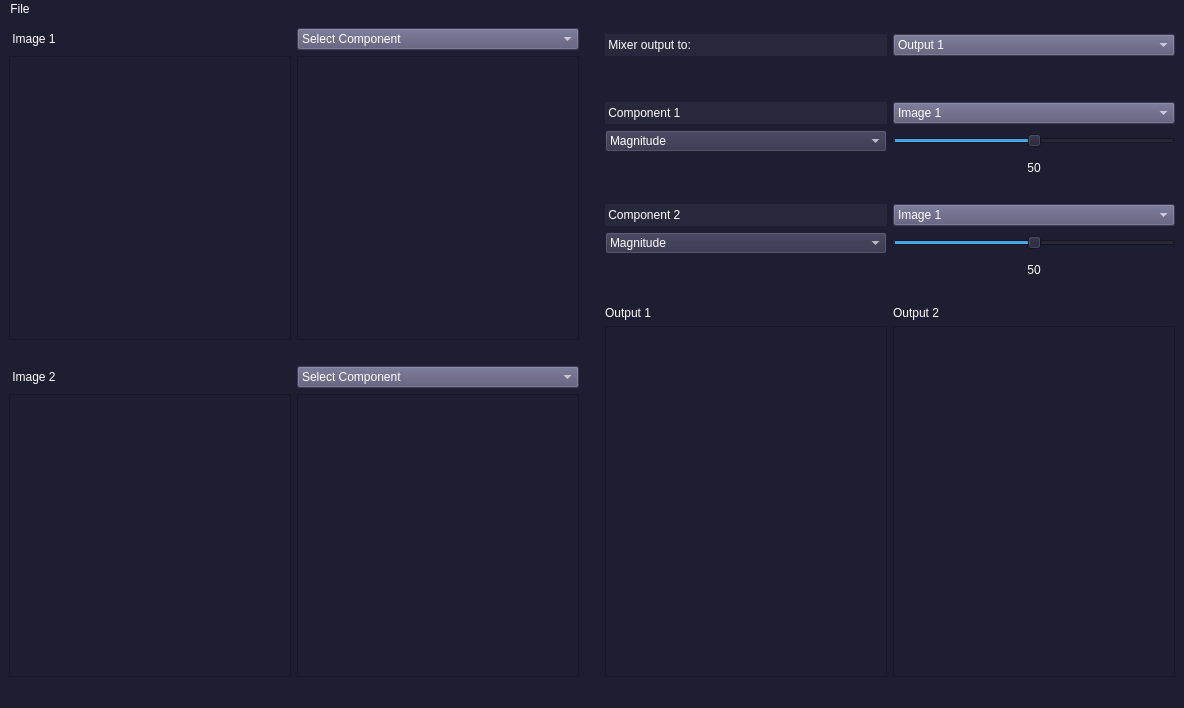
<?xml version="1.0" encoding="UTF-8"?>
<ui version="4.0">
 <class>MainWindow</class>
 <widget class="QMainWindow" name="MainWindow">
  <property name="geometry">
   <rect>
    <x>0</x>
    <y>0</y>
    <width>1184</width>
    <height>708</height>
   </rect>
  </property>
  <property name="windowTitle">
   <string>MainWindow</string>
  </property>
  <property name="styleSheet">
   <string notr="true">color: rgb(255, 255, 255);
background-color: rgb(30, 30, 50);</string>
  </property>
  <widget class="QWidget" name="centralwidget">
   <layout class="QGridLayout" name="gridLayout_2">
    <item row="1" column="0">
     <spacer name="horizontalSpacer_4">
      <property name="orientation">
       <enum>Qt::Horizontal</enum>
      </property>
      <property name="sizeHint" stdset="0">
       <size>
        <width>40</width>
        <height>20</height>
       </size>
      </property>
     </spacer>
    </item>
    <item row="0" column="1" rowspan="3">
     <spacer name="verticalSpacer">
      <property name="orientation">
       <enum>Qt::Vertical</enum>
      </property>
      <property name="sizeHint" stdset="0">
       <size>
        <width>20</width>
        <height>40</height>
       </size>
      </property>
     </spacer>
    </item>
    <item row="2" column="0">
     <layout class="QGridLayout" name="img2_layout">
      <item row="1" column="0">
       <widget class="ImageView" name="fixedDisplay_2"/>
      </item>
      <item row="1" column="1">
       <widget class="ImageView" name="selectedDisplay_2"/>
      </item>
      <item row="0" column="0">
       <widget class="QLabel" name="image2_label">
        <property name="styleSheet">
         <string notr="true">font: 75 9pt &quot;MS Shell Dlg 2&quot;;</string>
        </property>
        <property name="text">
         <string> Image 2</string>
        </property>
       </widget>
      </item>
      <item row="0" column="1">
       <widget class="QComboBox" name="displaySelection_Menu2">
        <property name="styleSheet">
         <string notr="true">background-color: rgb(84, 84, 116);

font: 9pt &quot;MS Shell Dlg 2&quot;;</string>
        </property>
        <item>
         <property name="text">
          <string>Select Component</string>
         </property>
        </item>
        <item>
         <property name="text">
          <string>FT Magnitude</string>
         </property>
        </item>
        <item>
         <property name="text">
          <string>FT Phase</string>
         </property>
        </item>
        <item>
         <property name="text">
          <string>FT Real component</string>
         </property>
        </item>
        <item>
         <property name="text">
          <string>FT Imaginary component</string>
         </property>
        </item>
       </widget>
      </item>
     </layout>
    </item>
    <item row="0" column="0">
     <layout class="QGridLayout" name="img1_layout">
      <item row="0" column="0">
       <widget class="QLabel" name="image1_label">
        <property name="styleSheet">
         <string notr="true">font: 75 9pt &quot;MS Shell Dlg 2&quot;;</string>
        </property>
        <property name="text">
         <string> Image 1</string>
        </property>
       </widget>
      </item>
      <item row="1" column="0">
       <widget class="ImageView" name="fixedDisplay_1"/>
      </item>
      <item row="0" column="1">
       <widget class="QComboBox" name="displaySelection_Menu1">
        <property name="styleSheet">
         <string notr="true">background-color: rgb(84, 84, 116);
font: 9pt &quot;MS Shell Dlg 2&quot;;</string>
        </property>
        <item>
         <property name="text">
          <string>Select Component</string>
         </property>
        </item>
        <item>
         <property name="text">
          <string>FT Magnitude</string>
         </property>
        </item>
        <item>
         <property name="text">
          <string>FT Phase</string>
         </property>
        </item>
        <item>
         <property name="text">
          <string>FT Real component</string>
         </property>
        </item>
        <item>
         <property name="text">
          <string>FT Imaginary component</string>
         </property>
        </item>
       </widget>
      </item>
      <item row="1" column="1">
       <widget class="ImageView" name="selectedDisplay_1"/>
      </item>
     </layout>
    </item>
    <item row="0" column="2" rowspan="3">
     <layout class="QGridLayout" name="Output_layout">
      <item row="23" column="1">
       <widget class="QLabel" name="output2_label">
        <property name="text">
         <string>Output 2</string>
        </property>
       </widget>
      </item>
      <item row="23" column="0">
       <widget class="QLabel" name="output1_label">
        <property name="text">
         <string>Output 1</string>
        </property>
       </widget>
      </item>
      <item row="2" column="0" colspan="2">
       <spacer name="horizontalSpacer_2">
        <property name="orientation">
         <enum>Qt::Horizontal</enum>
        </property>
        <property name="sizeType">
         <enum>QSizePolicy::Expanding</enum>
        </property>
        <property name="sizeHint" stdset="0">
         <size>
          <width>40</width>
          <height>20</height>
         </size>
        </property>
       </spacer>
      </item>
      <item row="24" column="0">
       <widget class="ImageView" name="output1_Display"/>
      </item>
      <item row="24" column="1">
       <widget class="ImageView" name="output2_Display"/>
      </item>
      <item row="5" column="1">
       <widget class="QComboBox" name="Comp1_ImageMenu">
        <property name="styleSheet">
         <string notr="true">background-color: rgb(84, 84, 116);
color: rgb(255, 255, 255);
font: 9pt &quot;MS Shell Dlg 2&quot;;</string>
        </property>
        <item>
         <property name="text">
          <string>Image 1</string>
         </property>
        </item>
        <item>
         <property name="text">
          <string>Image 2</string>
         </property>
        </item>
       </widget>
      </item>
      <item row="1" column="1">
       <widget class="QComboBox" name="Output_menu">
        <property name="styleSheet">
         <string notr="true">color: rgb(255, 255, 255);
background-color: rgb(84, 84, 116);
font: 10pt &quot;MS Shell Dlg 2&quot;;</string>
        </property>
        <item>
         <property name="text">
          <string>Output 1</string>
         </property>
        </item>
        <item>
         <property name="text">
          <string>Output 2</string>
         </property>
        </item>
       </widget>
      </item>
      <item row="12" column="1">
       <widget class="QComboBox" name="Comp2_ImageMenu">
        <property name="styleSheet">
         <string notr="true">background-color: rgb(84, 84, 116);
color: rgb(255, 255, 255);
font: 9pt &quot;MS Shell Dlg 2&quot;;</string>
        </property>
        <item>
         <property name="text">
          <string>Image 1 </string>
         </property>
        </item>
        <item>
         <property name="text">
          <string>Image 2</string>
         </property>
        </item>
       </widget>
      </item>
      <item row="13" column="0">
       <widget class="QComboBox" name="Comp2_Menu">
        <property name="styleSheet">
         <string notr="true">color: rgb(255, 255, 255);
background-color: rgb(45, 45, 70);
</string>
        </property>
        <item>
         <property name="text">
          <string>Magnitude</string>
         </property>
        </item>
        <item>
         <property name="text">
          <string>Phase</string>
         </property>
        </item>
        <item>
         <property name="text">
          <string>Real</string>
         </property>
        </item>
        <item>
         <property name="text">
          <string>Imaginary</string>
         </property>
        </item>
        <item>
         <property name="text">
          <string>Uniform magnitude</string>
         </property>
        </item>
        <item>
         <property name="text">
          <string>Uniform phase</string>
         </property>
        </item>
       </widget>
      </item>
      <item row="21" column="0" colspan="2">
       <spacer name="horizontalSpacer_7">
        <property name="orientation">
         <enum>Qt::Horizontal</enum>
        </property>
        <property name="sizeHint" stdset="0">
         <size>
          <width>40</width>
          <height>20</height>
         </size>
        </property>
       </spacer>
      </item>
      <item row="7" column="1">
       <widget class="QSlider" name="Comp1_Slider">
        <property name="maximum">
         <number>100</number>
        </property>
        <property name="value">
         <number>50</number>
        </property>
        <property name="orientation">
         <enum>Qt::Horizontal</enum>
        </property>
       </widget>
      </item>
      <item row="13" column="1">
       <widget class="QSlider" name="Comp2_Slider">
        <property name="maximum">
         <number>100</number>
        </property>
        <property name="value">
         <number>50</number>
        </property>
        <property name="orientation">
         <enum>Qt::Horizontal</enum>
        </property>
       </widget>
      </item>
      <item row="10" column="0" colspan="2">
       <spacer name="horizontalSpacer_5">
        <property name="orientation">
         <enum>Qt::Horizontal</enum>
        </property>
        <property name="sizeType">
         <enum>QSizePolicy::Expanding</enum>
        </property>
        <property name="sizeHint" stdset="0">
         <size>
          <width>40</width>
          <height>20</height>
         </size>
        </property>
       </spacer>
      </item>
      <item row="7" column="0">
       <widget class="QComboBox" name="Comp1_Menu">
        <property name="styleSheet">
         <string notr="true">color: rgb(255, 255, 255);
background-color: rgb(45, 45, 70);</string>
        </property>
        <property name="editable">
         <bool>false</bool>
        </property>
        <item>
         <property name="text">
          <string>Magnitude</string>
         </property>
        </item>
        <item>
         <property name="text">
          <string>Phase</string>
         </property>
        </item>
        <item>
         <property name="text">
          <string>Real</string>
         </property>
        </item>
        <item>
         <property name="text">
          <string>Imaginary</string>
         </property>
        </item>
        <item>
         <property name="text">
          <string>Uniform magnitude</string>
         </property>
        </item>
        <item>
         <property name="text">
          <string>Uniform phase</string>
         </property>
        </item>
       </widget>
      </item>
      <item row="19" column="0" colspan="2">
       <layout class="QFormLayout" name="formLayout_3"/>
      </item>
      <item row="0" column="0">
       <widget class="QFrame" name="frame">
        <property name="frameShape">
         <enum>QFrame::StyledPanel</enum>
        </property>
        <property name="frameShadow">
         <enum>QFrame::Raised</enum>
        </property>
       </widget>
      </item>
      <item row="3" column="0" colspan="2">
       <spacer name="horizontalSpacer">
        <property name="orientation">
         <enum>Qt::Horizontal</enum>
        </property>
        <property name="sizeHint" stdset="0">
         <size>
          <width>40</width>
          <height>20</height>
         </size>
        </property>
       </spacer>
      </item>
      <item row="9" column="0">
       <spacer name="horizontalSpacer_6">
        <property name="orientation">
         <enum>Qt::Horizontal</enum>
        </property>
        <property name="sizeHint" stdset="0">
         <size>
          <width>40</width>
          <height>20</height>
         </size>
        </property>
       </spacer>
      </item>
      <item row="9" column="1">
       <widget class="QLabel" name="label">
        <property name="styleSheet">
         <string notr="true">color: rgb(255, 255, 255);</string>
        </property>
        <property name="text">
         <string>50</string>
        </property>
        <property name="alignment">
         <set>Qt::AlignCenter</set>
        </property>
       </widget>
      </item>
      <item row="20" column="0">
       <spacer name="horizontalSpacer_3">
        <property name="orientation">
         <enum>Qt::Horizontal</enum>
        </property>
        <property name="sizeHint" stdset="0">
         <size>
          <width>40</width>
          <height>20</height>
         </size>
        </property>
       </spacer>
      </item>
      <item row="20" column="1">
       <widget class="QLabel" name="label_2">
        <property name="text">
         <string>50</string>
        </property>
        <property name="alignment">
         <set>Qt::AlignCenter</set>
        </property>
       </widget>
      </item>
      <item row="1" column="0">
       <widget class="QLabel" name="label_3">
        <property name="styleSheet">
         <string notr="true">background-color: rgb(40, 40, 60);
font: 13pt &quot;Ubuntu&quot;;</string>
        </property>
        <property name="text">
         <string> Mixer output to:</string>
        </property>
       </widget>
      </item>
      <item row="5" column="0">
       <widget class="QLabel" name="label_4">
        <property name="styleSheet">
         <string notr="true">background-color: rgb(40, 40, 60);
font: 13pt &quot;Ubuntu&quot;;</string>
        </property>
        <property name="text">
         <string> Component 1</string>
        </property>
       </widget>
      </item>
      <item row="12" column="0">
       <widget class="QLabel" name="label_5">
        <property name="styleSheet">
         <string notr="true">background-color: rgb(40, 40, 60);
font: 13pt &quot;Ubuntu&quot;;</string>
        </property>
        <property name="text">
         <string> Component 2</string>
        </property>
       </widget>
      </item>
     </layout>
    </item>
   </layout>
  </widget>
  <widget class="QMenuBar" name="menubar">
   <property name="geometry">
    <rect>
     <x>0</x>
     <y>0</y>
     <width>1184</width>
     <height>26</height>
    </rect>
   </property>
   <property name="styleSheet">
    <string notr="true">selection-background-color: rgb(67, 67, 75);</string>
   </property>
   <widget class="QMenu" name="menuFILE">
    <property name="styleSheet">
     <string notr="true">color: rgb(255, 255, 255);
selection-background-color: rgb(8, 8, 8);
background-color: rgb(50, 50, 70);</string>
    </property>
    <property name="title">
     <string>File</string>
    </property>
    <addaction name="actionNewWindow"/>
    <addaction name="actionOpenImgs"/>
    <addaction name="actionClear"/>
    <addaction name="Close"/>
   </widget>
   <addaction name="menuFILE"/>
  </widget>
  <widget class="QStatusBar" name="statusbar"/>
  <action name="actionOpenImgs">
   <property name="text">
    <string>Open Images</string>
   </property>
   <property name="shortcut">
    <string>Ctrl+1</string>
   </property>
  </action>
  <action name="actionClear">
   <property name="text">
    <string>Clear</string>
   </property>
   <property name="shortcut">
    <string>Ctrl+C</string>
   </property>
  </action>
  <action name="actionNewWindow">
   <property name="text">
    <string>New Window</string>
   </property>
   <property name="shortcut">
    <string>Ctrl+N</string>
   </property>
  </action>
  <action name="actionPrint_to_PDF">
   <property name="text">
    <string>Print to PDF</string>
   </property>
   <property name="shortcut">
    <string>Ctrl+P</string>
   </property>
  </action>
  <action name="actionAuto_Save">
   <property name="text">
    <string>Auto Save</string>
   </property>
   <property name="shortcut">
    <string>Ctrl+S</string>
   </property>
  </action>
  <action name="actionOpenImg2">
   <property name="text">
    <string>Open Img2</string>
   </property>
   <property name="shortcut">
    <string>Ctrl+2</string>
   </property>
  </action>
  <action name="actionopen_both">
   <property name="text">
    <string>open both</string>
   </property>
  </action>
  <action name="Close">
   <property name="text">
    <string>Close</string>
   </property>
   <property name="shortcut">
    <string>Ctrl+X</string>
   </property>
  </action>
 </widget>
 <customwidgets>
  <customwidget>
   <class>ImageView</class>
   <extends>QGraphicsView</extends>
   <header location="global">pyqtgraph</header>
   <container>1</container>
  </customwidget>
 </customwidgets>
 <resources/>
 <connections>
  <connection>
   <sender>Comp1_Slider</sender>
   <signal>valueChanged(int)</signal>
   <receiver>label</receiver>
   <slot>setNum(int)</slot>
   <hints>
    <hint type="sourcelabel">
     <x>967</x>
     <y>187</y>
    </hint>
    <hint type="destinationlabel">
     <x>997</x>
     <y>205</y>
    </hint>
   </hints>
  </connection>
  <connection>
   <sender>Comp2_Slider</sender>
   <signal>valueChanged(int)</signal>
   <receiver>label_2</receiver>
   <slot>setNum(int)</slot>
   <hints>
    <hint type="sourcelabel">
     <x>969</x>
     <y>306</y>
    </hint>
    <hint type="destinationlabel">
     <x>1019</x>
     <y>338</y>
    </hint>
   </hints>
  </connection>
 </connections>
</ui>
